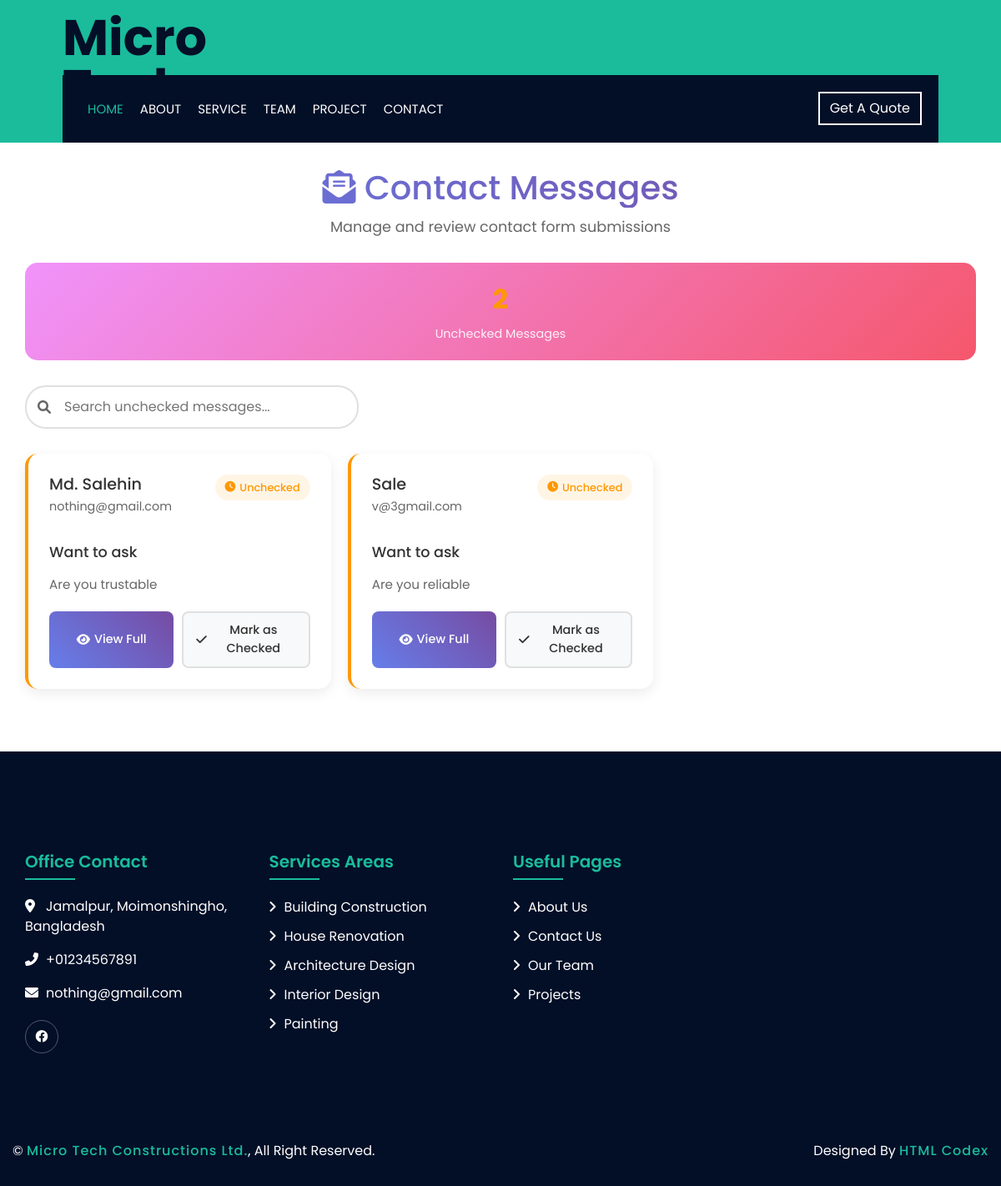
Page /contact-messages/ on the committed database.
### main/models.py (models this page shows, shortened)
class ContactMessage(models.Model):
    STATUS_CHOICES = (
        ("checked", "Checked"),
        ("unchecked", "Unchecked")
    )
    name = models.CharField(max_length=140)
    email = models.CharField(max_length=150)
    subject = models.CharField(max_length=255)
    description = models.TextField()
    status = models.CharField(
        max_length=20,
        choices=STATUS_CHOICES,
        default="unchecked"
    )
    created_at = models.DateTimeField(auto_now_add=True)
    updated_at = models.DateTimeField(auto_now=True)
    class Meta:
        ordering = ['-created_at']  # Most recent first
        verbose_name = "Contact Message"
        verbose_name_plural = "Contact Messages"

class Contact(models.Model):
  location = models.CharField(max_length=100)
  phone = models.CharField(max_length=15)
  email = models.EmailField()
  class Meta:
    verbose_name = "Contact"
    verbose_name_plural = "Contacts"

class SocialMedia(models.Model):
  name = models.CharField(max_length=30)
  logo_class = models.CharField(max_length=20)
  link = models.URLField()
  class Meta:
    verbose_name = "Social Media"
    verbose_name_plural = "Social Media"

### main/views.py (the view)
# urls.py: path('contact-messages/', views.show_contact_message, name='show_contact_messages'),
def show_contact_message(request):
    contact_message = ContactMessage.objects.filter(status='unchecked').order_by('-id')
    contacts = Contact.objects.all()
    social_media = SocialMedia.objects.all()
    context = {
        "contact_message": contact_message,
        "contacts":contacts,
        "social_media":social_media,
    }
    return render(request, "show_contact_message.html", context)

### main/templatetags/auth_extras.py (called while the page is built)
@register.filter
def is_admin(user):
    return user.is_authenticated and user.groups.filter(name="admin").exists()

### templates/show_contact_message.html (shortened to what this page needs)
{% extends "base.html" %}
{% load static %}
{% load auth_extras %}
{% block extra_css %}
<link rel="stylesheet" href="https://cdnjs.cloudflare.com/ajax/libs/font-awesome/6.0.0/css/all.min.css">
<link href="{% static "css/show_contact_message.css" %}" rel="stylesheet">
{% endblock %}
{% block content %}
<div class="container">
    <div class="header">
        <h1><i class="fas fa-envelope-open-text"></i> Contact Messages</h1>
        <p>Manage and review contact form submissions</p>
    </div>
    <div class="stats-bar">
        <div class="stat-item">
            <span class="stat-number unchecked" id="unchecked-count">
            </span>
            <span class="stat-label">Unchecked Messages</span>
        </div>
    </div>
    <div class="filter-controls">
        <div class="search-box">
            <i class="fas fa-search"></i>
            <input type="text" id="searchInput" placeholder="Search unchecked messages...">
        </div>
    </div>
    <div class="messages-grid" id="messagesGrid">
        {% for message in contact_message %}
        {% if message.status == 'unchecked' %}
        <div class="message-card" data-status="{{ message.status }}" data-id="{{ message.id }}">
            <div class="message-header">
                <div class="sender-info">
                    <h3>{{ message.name }}</h3>
                    <p class="email">{{ message.email }}</p>
                </div>
                <div class="status-badge {{ message.status }}">
                    <i class="fas fa-clock"></i>
                    Unchecked
                </div>
            </div>
            <div class="message-subject">
                <h4>{{ message.subject }}</h4>
            </div>
            <div class="message-content">
                <p>{{ message.description|truncatewords:20 }}</p>
            </div>
            <div class="message-actions">
                <button class="action-btn view-btn" onclick="viewFullMessage({{ message.id }}, '{{ message.name|escapejs }}', '{{ message.email|escapejs }}', '{{ message.subject|escapejs }}', '{{ message.description|escapejs }}')">
                    <i class="fas fa-eye"></i> View Full
                </button>
                <button class="action-btn status-btn" onclick="markAsChecked({{ message.id }})">
                    <i class="fas fa-check"></i>
                    Mark as Checked
                </button>
            </div>
        </div>
        {% endif %}
        {% empty %}
        <div class="no-messages">
            <i class="fas fa-inbox"></i>
            <h3>No Messages Found</h3>
            <p>No unchecked contact messages available.</p>
        </div>
        {% endfor %}
    </div>
</div>
{% endblock %}

### templates/partials/footer.html
{% load static %}
{% load auth_extras %}
<div class="footer wow fadeIn" data-wow-delay="0.3s">
    <div class="container">
        <div class="row">
            <div class="col-md-6 col-lg-3">
                <div class="footer-contact">
                    <h2>Office Contact</h2>
                    {% for contact in contacts %}
                    <p><i class="fa fa-map-marker-alt"></i>{{ contact.location }}</p>
                    <p><i class="fa fa-phone-alt"></i>+{{ contact.phone }}</p>
                    <p><i class="fa fa-envelope">
                    </i>{{ contact.email }}</p>
                    {% endfor %}
                    {% if social_media %}
                    <div class="footer-social">
                      {% for media in social_media %}
                        <a href="{{ media.link }}"><i class="{{ media.logo_class }}"></i></a>
                      {% endfor %}
                    </div>
                    {% endif %}
                </div>
            </div>
            <div class="col-md-6 col-lg-3">
                <div class="footer-link">
                    <h2>Services Areas</h2>
                    <a href="{% url "service" %}">Building Construction</a>
                    <a href="{% url "service" %}">House Renovation</a>
                    <a href="{% url "service" %}">Architecture Design</a>
                    <a href="{% url "service" %}">Interior Design</a>
                    <a href="{% url "service" %}">Painting</a>
                </div>
            </div>
            <div class="col-md-6 col-lg-3">
                <div class="footer-link">
                    <h2>Useful Pages</h2>
                    <a href="{% url "about" %}">About Us</a>
                    <a href="{% url "contact" %}">Contact Us</a>
                    <a href="{% url "team" %}">Our Team</a>
                    <a href="{% url "projects" %}">Projects</a>
                </div>
            </div>
        </div>
    </div>
    <div class="container copyright">
        <div class="row">
            <div class="col-md-6">
                <p>&copy; <a href="#">Micro Tech Constructions Ltd.</a>, All Right Reserved.</p>
            </div>
            <div class="col-md-6">
                <p>Designed By <a href="https://htmlcodex.com">HTML Codex</a></p>
            </div>
        </div>
    </div>
</div>

### static/css/style.css (style rules this page uses)
body { color: #666666; background: #dddddd; font-family: 'Poppins', sans-serif; font-weight: 400; }
h1, h2, h3, h4, h5, h6 { color: #030f27; }
a { color: #666666; transition: .3s; }
.footer { position: relative; margin-top: 45px; padding-top: 90px; background: #030f27; color: #ffffff; }
.footer .footer-contact, .footer .footer-link, .footer .newsletter { position: relative; margin-bottom: 45px; }
.footer h2 { position: relative; margin-bottom: 20px; padding-bottom: 10px; font-size: 20px; font-weight: 600; color: #1abc9c; }
.footer h2::after { position: absolute; content: ""; width: 60px; height: 2px; left: 0; bottom: 0; background: #1abc9c; }
.footer .footer-link a { display: block; margin-bottom: 10px; color: #ffffff; transition: .3s; }
.footer .footer-link a::before { position: relative; content: "\f105"; font-family: "Font Awesome 5 Free"; font-weight: 900; margin-right: 10px; }
.footer .footer-contact p i { width: 25px; }
.footer .footer-social { position: relative; margin-top: 20px; }
.footer .footer-social a { display: inline-block; width: 40px; height: 40px; padding: 7px 0; text-align: center; border: 1px solid rgba(256, 256, 256, .3); border-radius: 60px; transition: .3s; }
.footer .footer-social a i { font-size: 15px; color: #ffffff; }
.footer .copyright { padding: 30px 15px; }
.footer .copyright p { margin: 0; color: #ffffff; }
.footer .copyright .col-md-6:last-child p { text-align: right; }
.footer .copyright p a { color: #1abc9c; font-weight: 500; letter-spacing: 1px; }

### static/css/show_contact_message.css (style rules this page uses)
.container { max-width: 1200px; margin: 0 auto; padding: 30px; }
.header { text-align: center; margin-bottom: 30px; }
.header h1 { font-size: 2.5rem; margin-bottom: 10px; background: linear-gradient(45deg, #667eea, #764ba2); -webkit-background-clip: text; -webkit-text-fill-color: transparent; background-clip: text; }
.header p { color: #666; font-size: 1.1rem; }
.stats-bar { display: flex; justify-content: center; gap: 40px; margin-bottom: 30px; padding: 20px; background: linear-gradient(135deg, #f093fb 0%, #f5576c 100%); border-radius: 15px; color: white; }
.stat-item { text-align: center; }
.stat-number { display: block; font-size: 2rem; font-weight: bold; margin-bottom: 5px; }
.stat-number.unchecked { color: #ff9800; }
.stat-label { font-size: 0.9rem; opacity: 0.9; }
.filter-controls { display: flex; justify-content: space-between; align-items: center; margin-bottom: 30px; gap: 20px; }
.search-box { position: relative; flex: 1; max-width: 400px; }
.search-box i { position: absolute; left: 15px; top: 50%; transform: translateY(-50%); color: #666; }
.search-box input { width: 100%; padding: 12px 15px 12px 45px; border: 2px solid #e0e0e0; border-radius: 25px; font-size: 1rem; outline: none; transition: all 0.3s ease; }
.messages-grid { display: grid; grid-template-columns: repeat(auto-fill, minmax(350px, 1fr)); gap: 20px; }
.message-card { background: white; border-radius: 15px; padding: 25px; box-shadow: 0 5px 15px rgba(0, 0, 0, 0.08); transition: all 0.3s ease; border-left: 4px solid transparent; }
.message-card[data-status="unchecked"] { border-left-color: #ff9800; }
.message-header { display: flex; justify-content: space-between; align-items: flex-start; margin-bottom: 15px; }
.sender-info h3 { font-size: 1.2rem; margin-bottom: 5px; color: #333; }
.sender-info .email { color: #666; font-size: 0.9rem; }
.status-badge { padding: 6px 12px; border-radius: 20px; font-size: 0.8rem; font-weight: 500; display: flex; align-items: center; gap: 5px; }
.status-badge.unchecked { background: rgba(255, 152, 0, 0.1); color: #ff9800; }
.message-subject { margin-bottom: 15px; }
.message-subject h4 { color: #333; font-size: 1.1rem; line-height: 1.4; }
.message-content { margin-bottom: 20px; }
.message-content p { color: #666; line-height: 1.6; font-size: 0.95rem; }
.message-actions { display: flex; gap: 10px; flex-wrap: wrap; }
.action-btn { flex: 1; min-width: 120px; padding: 10px 15px; border: none; border-radius: 8px; cursor: pointer; font-size: 0.9rem; font-weight: 500; transition: all 0.3s ease; display: flex; align-items: center; justify-content: center; gap: 5px; }
.view-btn { background: linear-gradient(45deg, #667eea, #764ba2); color: white; }
.status-btn { background: #f8f9fa; color: #333; border: 2px solid #e0e0e0; }

### rows in the picture
ContactMessage: name "Md. Salehin", email "nothing@gmail.com", subject "Want to ask", description "Are you trustable"
ContactMessage: name "Sale", email "v@3gmail.com", subject "Want to ask", description "Are you reliable"
Contact: location "Jamalpur, Moimonshingho, Bangladesh", phone "01234567891", email "nothing@gmail.com"
